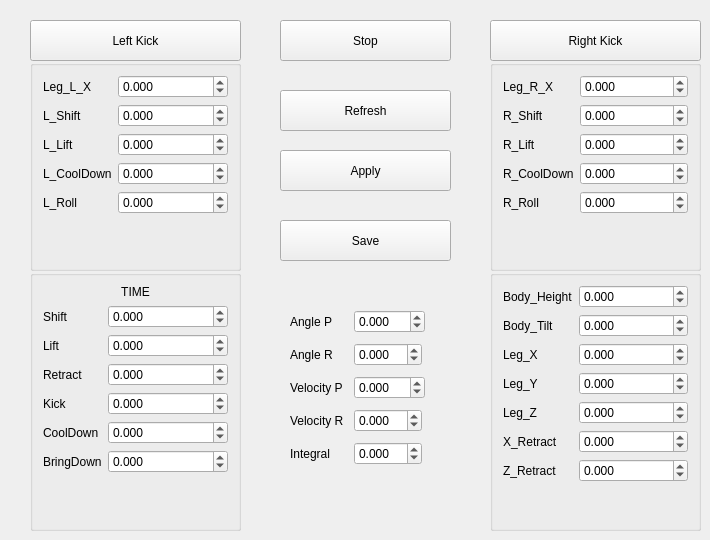
    <widget class="QWidget" name="kicking">
     <attribute name="title">
      <string>Kick</string>
     </attribute>
     <widget class="QGroupBox" name="formGroupBox_33">
      <property name="geometry">
       <rect>
        <x>30</x>
        <y>270</y>
        <width>211</width>
        <height>261</height>
       </rect>
      </property>
      <layout class="QFormLayout" name="formLayout_44">
       <property name="leftMargin">
        <number>10</number>
       </property>
       <property name="rightMargin">
        <number>10</number>
       </property>
       <item row="2" column="1">
        <widget class="QDoubleSpinBox" name="Time_Shift">
         <property name="decimals">
          <number>3</number>
         </property>
         <property name="minimum">
          <double>-10.000000000000000</double>
         </property>
         <property name="maximum">
          <double>10.000000000000000</double>
         </property>
         <property name="singleStep">
          <double>0.010000000000000</double>
         </property>
        </widget>
       </item>
       <item row="2" column="0">
        <widget class="QLabel" name="label_338">
         <property name="text">
          <string>Shift</string>
         </property>
        </widget>
       </item>
       <item row="3" column="0">
        <widget class="QLabel" name="label_339">
         <property name="text">
          <string>Lift</string>
         </property>
        </widget>
       </item>
       <item row="3" column="1">
        <widget class="QDoubleSpinBox" name="Time_Lift">
         <property name="decimals">
          <number>3</number>
         </property>
         <property name="minimum">
          <double>-10.000000000000000</double>
         </property>
         <property name="maximum">
          <double>10.000000000000000</double>
         </property>
         <property name="singleStep">
          <double>0.010000000000000</double>
         </property>
        </widget>
       </item>
       <item row="4" column="0">
        <widget class="QLabel" name="label_340">
         <property name="text">
          <string>Retract</string>
         </property>
        </widget>
       </item>
       <item row="4" column="1">
        <widget class="QDoubleSpinBox" name="Time_Retract">
         <property name="decimals">
          <number>3</number>
         </property>
         <property name="minimum">
          <double>-10.000000000000000</double>
         </property>
         <property name="maximum">
          <double>10.000000000000000</double>
         </property>
         <property name="singleStep">
          <double>0.010000000000000</double>
         </property>
        </widget>
       </item>
       <item row="5" column="0">
        <widget class="QLabel" name="label_341">
         <property name="text">
          <string>Kick</string>
         </property>
        </widget>
       </item>
       <item row="5" column="1">
        <widget class="QDoubleSpinBox" name="Time_Kick">
         <property name="decimals">
          <number>3</number>
         </property>
         <property name="minimum">
          <double>-10.000000000000000</double>
         </property>
         <property name="maximum">
          <double>10.000000000000000</double>
         </property>
         <property name="singleStep">
          <double>0.010000000000000</double>
         </property>
        </widget>
       </item>
       <item row="6" column="0">
        <widget class="QLabel" name="label_342">
         <property name="text">
          <string>CoolDown</string>
         </property>
        </widget>
       </item>
       <item row="6" column="1">
        <widget class="QDoubleSpinBox" name="Time_CoolDown">
         <property name="decimals">
          <number>3</number>
         </property>
         <property name="minimum">
          <double>-10.000000000000000</double>
         </property>
         <property name="maximum">
          <double>10.000000000000000</double>
         </property>
         <property name="singleStep">
          <double>0.010000000000000</double>
         </property>
        </widget>
       </item>
       <item row="7" column="0">
        <widget class="QLabel" name="label_343">
         <property name="text">
          <string>BringDown</string>
         </property>
        </widget>
       </item>
       <item row="7" column="1">
        <widget class="QDoubleSpinBox" name="Time_BringDown">
         <property name="decimals">
          <number>3</number>
         </property>
         <property name="minimum">
          <double>-10.000000000000000</double>
         </property>
         <property name="maximum">
          <double>10.000000000000000</double>
         </property>
         <property name="singleStep">
          <double>0.010000000000000</double>
         </property>
        </widget>
       </item>
       <item row="0" column="0" colspan="2">
        <widget class="QLabel" name="label_344">
         <property name="text">
          <string>TIME</string>
         </property>
         <property name="alignment">
          <set>Qt::AlignCenter</set>
         </property>
        </widget>
       </item>
      </layout>
     </widget>
     <widget class="QPushButton" name="right_kick">
      <property name="geometry">
       <rect>
        <x>490</x>
        <y>20</y>
        <width>211</width>
        <height>41</height>
       </rect>
      </property>
      <property name="text">
       <string>Right Kick</string>
      </property>
     </widget>
     <widget class="QPushButton" name="left_kick">
      <property name="geometry">
       <rect>
        <x>30</x>
        <y>20</y>
        <width>211</width>
        <height>41</height>
       </rect>
      </property>
      <property name="text">
       <string>Left Kick</string>
      </property>
     </widget>
     <widget class="QPushButton" name="kick_save_button">
      <property name="geometry">
       <rect>
        <x>280</x>
        <y>220</y>
        <width>171</width>
        <height>41</height>
       </rect>
      </property>
      <property name="text">
       <string>Save</string>
      </property>
     </widget>
     <widget class="QPushButton" name="kick_refresh_button">
      <property name="geometry">
       <rect>
        <x>280</x>
        <y>90</y>
        <width>171</width>
        <height>41</height>
       </rect>
      </property>
      <property name="text">
       <string>Refresh</string>
      </property>
     </widget>
     <widget class="QPushButton" name="kick_apply_button">
      <property name="geometry">
       <rect>
        <x>280</x>
        <y>150</y>
        <width>171</width>
        <height>41</height>
       </rect>
      </property>
      <property name="text">
       <string>Apply</string>
      </property>
     </widget>
     <widget class="QGroupBox" name="formGroupBox_32">
      <property name="geometry">
       <rect>
        <x>490</x>
        <y>270</y>
        <width>211</width>
        <height>261</height>
       </rect>
      </property>
      <layout class="QFormLayout" name="formLayout_40">
       <property name="leftMargin">
        <number>10</number>
       </property>
       <property name="rightMargin">
        <number>10</number>
       </property>
       <item row="0" column="1">
        <widget class="QDoubleSpinBox" name="Body_Height">
         <property name="decimals">
          <number>3</number>
         </property>
         <property name="minimum">
          <double>-10.000000000000000</double>
         </property>
         <property name="maximum">
          <double>10.000000000000000</double>
         </property>
         <property name="singleStep">
          <double>0.010000000000000</double>
         </property>
        </widget>
       </item>
       <item row="1" column="0">
        <widget class="QLabel" name="label_324">
         <property name="text">
          <string>Body_Tilt</string>
         </property>
        </widget>
       </item>
       <item row="1" column="1">
        <widget class="QDoubleSpinBox" name="Body_Tilt">
         <property name="decimals">
          <number>3</number>
         </property>
         <property name="minimum">
          <double>-45.000000000000000</double>
         </property>
         <property name="maximum">
          <double>45.000000000000000</double>
         </property>
         <property name="singleStep">
          <double>0.010000000000000</double>
         </property>
        </widget>
       </item>
       <item row="3" column="0">
        <widget class="QLabel" name="label_325">
         <property name="text">
          <string>Leg_Y</string>
         </property>
        </widget>
       </item>
       <item row="3" column="1">
        <widget class="QDoubleSpinBox" name="Leg_Y">
         <property name="decimals">
          <number>3</number>
         </property>
         <property name="minimum">
          <double>-10.000000000000000</double>
         </property>
         <property name="maximum">
          <double>10.000000000000000</double>
         </property>
         <property name="singleStep">
          <double>0.010000000000000</double>
         </property>
        </widget>
       </item>
       <item row="4" column="0">
        <widget class="QLabel" name="label_326">
         <property name="text">
          <string>Leg_Z</string>
         </property>
        </widget>
       </item>
       <item row="4" column="1">
        <widget class="QDoubleSpinBox" name="Leg_Z">
         <property name="decimals">
          <number>3</number>
         </property>
         <property name="minimum">
          <double>-10.000000000000000</double>
         </property>
         <property name="maximum">
          <double>10.000000000000000</double>
         </property>
         <property name="singleStep">
          <double>0.010000000000000</double>
         </property>
        </widget>
       </item>
       <item row="5" column="0">
        <widget class="QLabel" name="label_329">
         <property name="text">
          <string>X_Retract</string>
         </property>
        </widget>
       </item>
       <item row="5" column="1">
        <widget class="QDoubleSpinBox" name="X_Retract">
         <property name="decimals">
          <number>3</number>
         </property>
         <property name="minimum">
          <double>-10.000000000000000</double>
         </property>
         <property name="maximum">
          <double>10.000000000000000</double>
         </property>
         <property name="singleStep">
          <double>0.010000000000000</double>
         </property>
        </widget>
       </item>
       <item row="6" column="1">
        <widget class="QDoubleSpinBox" name="Z_Retract">
         <property name="decimals">
          <number>3</number>
         </property>
         <property name="minimum">
          <double>-10.000000000000000</double>
         </property>
         <property name="maximum">
          <double>10.000000000000000</double>
         </property>
         <property name="singleStep">
          <double>0.010000000000000</double>
         </property>
        </widget>
       </item>
       <item row="6" column="0">
        <widget class="QLabel" name="label_331">
         <property name="text">
          <string>Z_Retract</string>
         </property>
        </widget>
       </item>
       <item row="2" column="0">
        <widget class="QLabel" name="label_327">
         <property name="text">
          <string>Leg_X</string>
         </property>
        </widget>
       </item>
       <item row="2" column="1">
        <widget class="QDoubleSpinBox" name="Leg_X">
         <property name="decimals">
          <number>3</number>
         </property>
         <property name="minimum">
          <double>-10.000000000000000</double>
         </property>
         <property name="maximum">
          <double>10.000000000000000</double>
         </property>
         <property name="singleStep">
          <double>0.010000000000000</double>
         </property>
        </widget>
       </item>
       <item row="0" column="0">
        <widget class="QLabel" name="label_320">
         <property name="text">
          <string>Body_Height</string>
         </property>
        </widget>
       </item>
      </layout>
     </widget>
     <widget class="QPushButton" name="stop_kick">
      <property name="geometry">
       <rect>
        <x>280</x>
        <y>20</y>
        <width>171</width>
        <height>41</height>
       </rect>
      </property>
      <property name="text">
       <string>Stop</string>
      </property>
     </widget>
     <widget class="QWidget" name="formLayoutWidget_7">
      <property name="geometry">
       <rect>
        <x>280</x>
        <y>300</y>
        <width>201</width>
        <height>217</height>
       </rect>
      </property>
      <layout class="QFormLayout" name="formLayout_12">
       <property name="fieldGrowthPolicy">
        <enum>QFormLayout::FieldsStayAtSizeHint</enum>
       </property>
       <property name="horizontalSpacing">
        <number>10</number>
       </property>
       <property name="verticalSpacing">
        <number>10</number>
       </property>
       <property name="leftMargin">
        <number>10</number>
       </property>
       <property name="topMargin">
        <number>10</number>
       </property>
       <property name="rightMargin">
        <number>10</number>
       </property>
       <property name="bottomMargin">
        <number>10</number>
       </property>
       <item row="0" column="0">
        <widget class="QLabel" name="label_92">
         <property name="text">
          <string>Angle P</string>
         </property>
        </widget>
       </item>
       <item row="0" column="1">
        <widget class="QDoubleSpinBox" name="Gain_Angle_Pitch">
         <property name="decimals">
          <number>3</number>
         </property>
         <property name="minimum">
          <double>-10.000000000000000</double>
         </property>
         <property name="maximum">
          <double>400.000000000000000</double>
         </property>
         <property name="singleStep">
          <double>0.010000000000000</double>
         </property>
        </widget>
       </item>
       <item row="1" column="0">
        <widget class="QLabel" name="label_94">
         <property name="text">
          <string>Angle R</string>
         </property>
        </widget>
       </item>
       <item row="2" column="0">
        <widget class="QLabel" name="label_93">
         <property name="text">
          <string>Velocity P</string>
         </property>
        </widget>
       </item>
       <item row="2" column="1">
        <widget class="QDoubleSpinBox" name="Gain_Velocity_Pitch">
         <property name="decimals">
          <number>3</number>
         </property>
         <property name="minimum">
          <double>-10.000000000000000</double>
         </property>
         <property name="maximum">
          <double>400.000000000000000</double>
         </property>
         <property name="singleStep">
          <double>0.010000000000000</double>
         </property>
        </widget>
       </item>
       <item row="1" column="1">
        <widget class="QDoubleSpinBox" name="Gain_Angle_Roll">
         <property name="decimals">
          <number>3</number>
         </property>
         <property name="minimum">
          <double>-10.000000000000000</double>
         </property>
         <property name="maximum">
          <double>10.000000000000000</double>
         </property>
         <property name="singleStep">
          <double>0.010000000000000</double>
         </property>
        </widget>
       </item>
       <item row="3" column="0">
        <widget class="QLabel" name="label_95">
         <property name="text">
          <string>Velocity R</string>
         </property>
        </widget>
       </item>
       <item row="3" column="1">
        <widget class="QDoubleSpinBox" name="Gain_Velocity_Roll">
         <property name="decimals">
          <number>3</number>
         </property>
         <property name="minimum">
          <double>-10.000000000000000</double>
         </property>
         <property name="maximum">
          <double>10.000000000000000</double>
         </property>
         <property name="singleStep">
          <double>0.010000000000000</double>
         </property>
        </widget>
       </item>
       <item row="4" column="0">
        <widget class="QLabel" name="label_96">
         <property name="text">
          <string>Integral</string>
         </property>
        </widget>
       </item>
       <item row="4" column="1">
        <widget class="QDoubleSpinBox" name="Gain_Integral">
         <property name="decimals">
          <number>3</number>
         </property>
         <property name="minimum">
          <double>-10.000000000000000</double>
         </property>
         <property name="maximum">
          <double>10.000000000000000</double>
         </property>
         <property name="singleStep">
          <double>0.010000000000000</double>
         </property>
        </widget>
       </item>
      </layout>
     </widget>
     <widget class="QGroupBox" name="formGroupBox_34">
      <property name="geometry">
       <rect>
        <x>490</x>
        <y>60</y>
        <width>211</width>
        <height>211</height>
       </rect>
      </property>
      <layout class="QFormLayout" name="formLayout_41">
       <property name="leftMargin">
        <number>10</number>
       </property>
       <property name="rightMargin">
        <number>10</number>
       </property>
       <item row="0" column="0">
        <widget class="QLabel" name="label_321">
         <property name="text">
          <string>Leg_R_X</string>
         </property>
        </widget>
       </item>
       <item row="0" column="1">
        <widget class="QDoubleSpinBox" name="Leg_R_X">
         <property name="decimals">
          <number>3</number>
         </property>
         <property name="minimum">
          <double>-10.000000000000000</double>
         </property>
         <property name="maximum">
          <double>10.000000000000000</double>
         </property>
         <property name="singleStep">
          <double>0.010000000000000</double>
         </property>
        </widget>
       </item>
       <item row="1" column="0">
        <widget class="QLabel" name="label_318">
         <property name="text">
          <string>R_Shift</string>
         </property>
        </widget>
       </item>
       <item row="1" column="1">
        <widget class="QDoubleSpinBox" name="R_Shift">
         <property name="decimals">
          <number>3</number>
         </property>
         <property name="minimum">
          <double>-10.000000000000000</double>
         </property>
         <property name="maximum">
          <double>10.000000000000000</double>
         </property>
         <property name="singleStep">
          <double>0.010000000000000</double>
         </property>
        </widget>
       </item>
       <item row="2" column="0">
        <widget class="QLabel" name="label_330">
         <property name="text">
          <string>R_Lift</string>
         </property>
        </widget>
       </item>
       <item row="2" column="1">
        <widget class="QDoubleSpinBox" name="R_Lift">
         <property name="decimals">
          <number>3</number>
         </property>
         <property name="minimum">
          <double>-10.000000000000000</double>
         </property>
         <property name="maximum">
          <double>10.000000000000000</double>
         </property>
         <property name="singleStep">
          <double>0.010000000000000</double>
         </property>
        </widget>
       </item>
       <item row="3" column="0">
        <widget class="QLabel" name="label_319">
         <property name="text">
          <string>R_CoolDown</string>
         </property>
        </widget>
       </item>
       <item row="3" column="1">
        <widget class="QDoubleSpinBox" name="R_CoolDown">
         <property name="decimals">
          <number>3</number>
         </property>
         <property name="minimum">
          <double>-10.000000000000000</double>
         </property>
         <property name="maximum">
          <double>10.000000000000000</double>
         </property>
         <property name="singleStep">
          <double>0.010000000000000</double>
         </property>
        </widget>
       </item>
       <item row="4" column="0">
        <widget class="QLabel" name="label_337">
         <property name="text">
          <string>R_Roll</string>
         </property>
        </widget>
       </item>
       <item row="4" column="1">
        <widget class="QDoubleSpinBox" name="R_Roll">
         <property name="decimals">
          <number>3</number>
         </property>
         <property name="minimum">
          <double>-60.000000000000000</double>
         </property>
         <property name="maximum">
          <double>60.000000000000000</double>
         </property>
         <property name="singleStep">
          <double>0.010000000000000</double>
         </property>
        </widget>
       </item>
      </layout>
     </widget>
     <widget class="QGroupBox" name="formGroupBox_35">
      <property name="geometry">
       <rect>
        <x>30</x>
        <y>60</y>
        <width>211</width>
        <height>211</height>
       </rect>
      </property>
      <layout class="QFormLayout" name="formLayout_42">
       <property name="leftMargin">
        <number>10</number>
       </property>
       <property name="rightMargin">
        <number>10</number>
       </property>
       <item row="3" column="0">
        <widget class="QLabel" name="label_335">
         <property name="text">
          <string>L_CoolDown</string>
         </property>
        </widget>
       </item>
       <item row="0" column="0">
        <widget class="QLabel" name="label_332">
         <property name="text">
          <string>Leg_L_X</string>
         </property>
        </widget>
       </item>
       <item row="0" column="1">
        <widget class="QDoubleSpinBox" name="Leg_L_X">
         <property name="decimals">
          <number>3</number>
         </property>
         <property name="minimum">
          <double>-10.000000000000000</double>
         </property>
         <property name="maximum">
          <double>10.000000000000000</double>
         </property>
         <property name="singleStep">
          <double>0.010000000000000</double>
         </property>
        </widget>
       </item>
       <item row="1" column="0">
        <widget class="QLabel" name="label_322">
         <property name="text">
          <string>L_Shift</string>
         </property>
        </widget>
       </item>
       <item row="1" column="1">
        <widget class="QDoubleSpinBox" name="L_Shift">
         <property name="decimals">
          <number>3</number>
         </property>
         <property name="minimum">
          <double>-10.000000000000000</double>
         </property>
         <property name="maximum">
          <double>10.000000000000000</double>
         </property>
         <property name="singleStep">
          <double>0.010000000000000</double>
         </property>
        </widget>
       </item>
       <item row="2" column="1">
        <widget class="QDoubleSpinBox" name="L_Lift">
         <property name="decimals">
          <number>3</number>
         </property>
         <property name="minimum">
          <double>-10.000000000000000</double>
         </property>
         <property name="maximum">
          <double>10.000000000000000</double>
         </property>
         <property name="singleStep">
          <double>0.010000000000000</double>
         </property>
        </widget>
       </item>
       <item row="2" column="0">
        <widget class="QLabel" name="label_328">
         <property name="text">
          <string>L_Lift</string>
         </property>
        </widget>
       </item>
       <item row="3" column="1">
        <widget class="QDoubleSpinBox" name="L_CoolDown">
         <property name="decimals">
          <number>3</number>
         </property>
         <property name="minimum">
          <double>-10.000000000000000</double>
         </property>
         <property name="maximum">
          <double>10.000000000000000</double>
         </property>
         <property name="singleStep">
          <double>0.010000000000000</double>
         </property>
        </widget>
       </item>
       <item row="4" column="0">
        <widget class="QLabel" name="label_336">
         <property name="text">
          <string>L_Roll</string>
         </property>
        </widget>
       </item>
       <item row="4" column="1">
        <widget class="QDoubleSpinBox" name="L_Roll">
         <property name="decimals">
          <number>3</number>
         </property>
         <property name="minimum">
          <double>-60.000000000000000</double>
         </property>
         <property name="maximum">
          <double>60.000000000000000</double>
         </property>
         <property name="singleStep">
          <double>0.010000000000000</double>
         </property>
        </widget>
       </item>
      </layout>
     </widget>
    </widget>
